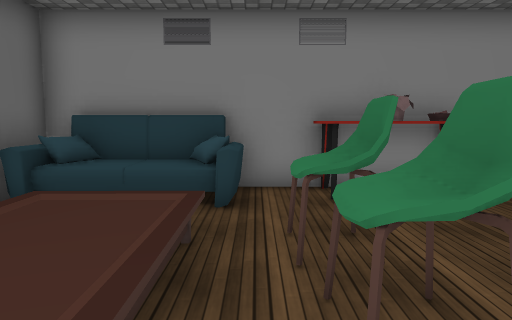
view 1 (above)

12 first-person views from a walk through a Unity game level. The camera is 1.4 m above the floor, tilts 6° down and sees 70° across. The floor is counted in squares, 1 m on a side. Each view is taken from the middle of a square. On the plan, view 1 faces up. The plan holds only what a view shows up to about 16 squares ahead; the rest is blank. Some animated figures are not drawn. Door leaves are left out, so doorways stand open. Some surface patterns are stand-ins.

view 2
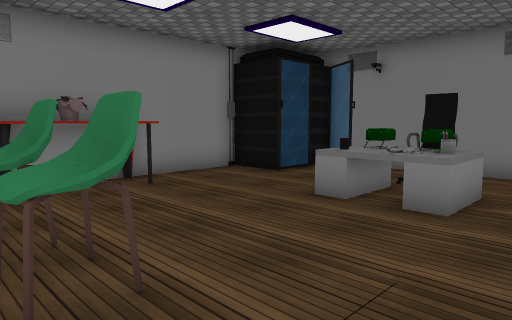

view 3
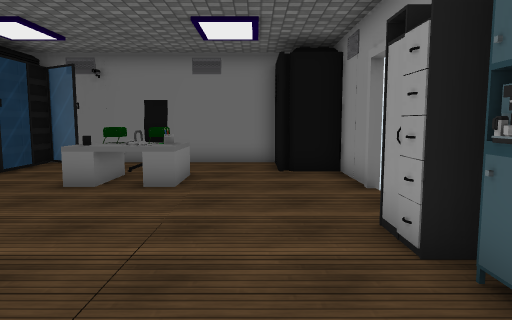

view 4
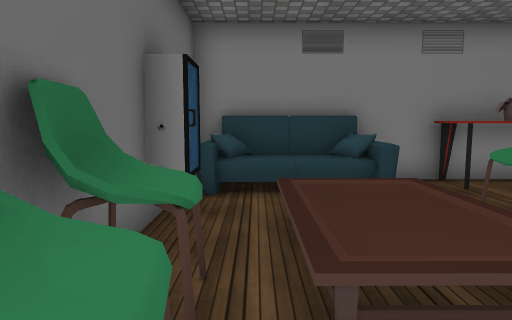

view 5
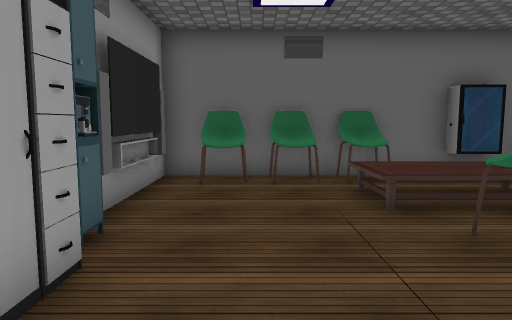

view 6
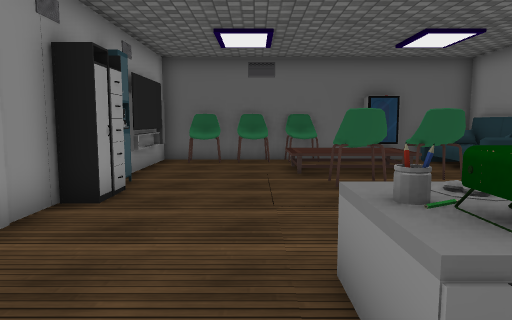

view 7
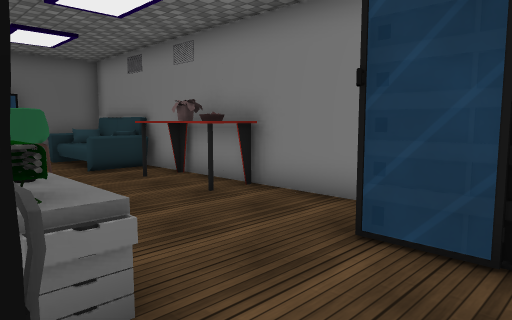

view 8
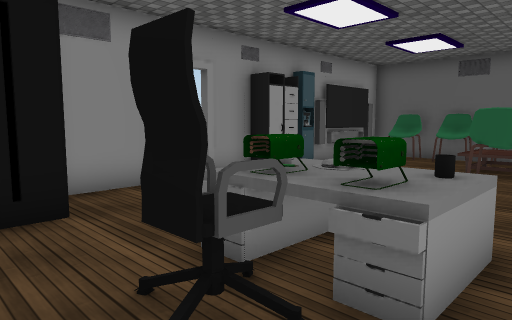

view 9
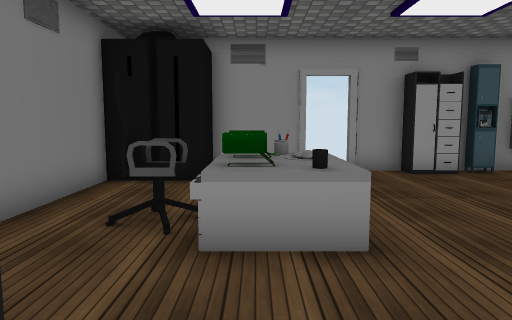

view 10
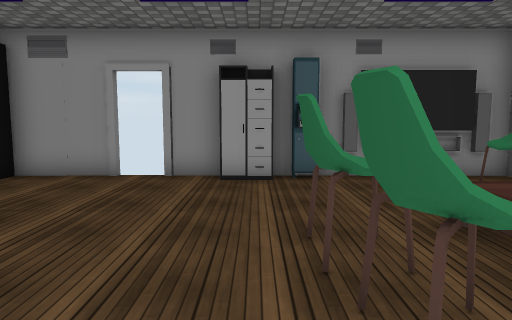

view 11
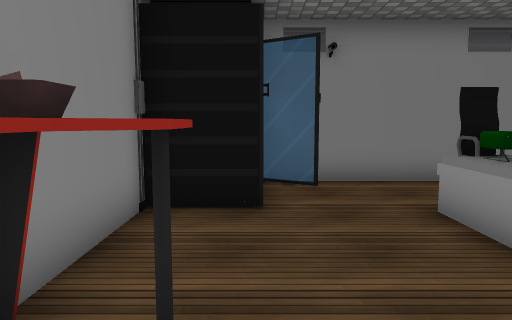

view 12
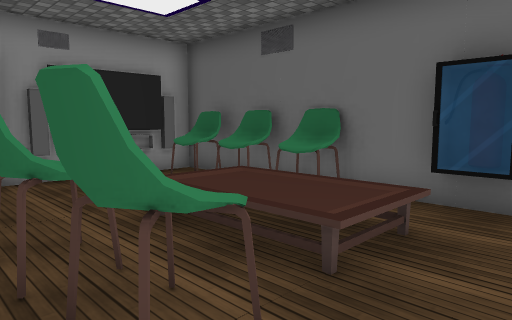

### Floor plan
Key: @ floor where view 1 was taken; # wall or solid block; . floor; D open door; = window, fence, low wall or low ledge; S sofa; T table; F flower; C chair; E server; K desk; L closet; M machine; O other object.
Columns run from 5 left of view 1 to 11 right of it. Each row starts with its distance up from view 1.
  8 ##############
  7 #SSSSSTFFT...##
  6 #SSSSS.......E=E#
  5 #O.............E#
  4 #OTTT.C.........#
  3 # TTT.C....KOK..#
  2 #CCTT.C....KOCC.#
  1 #CCTT......KO...#
  0 #CC..@..........#
 -1 #C..............#
 -2 #CC..........##E#
 -3 #####LML##D#.#
 -4    #######D###

Positions as (right, up) in squares from view 1, and headings:
1: (0, 0), facing up
2: (0, -1), facing up-right
3: (-2, -1), facing right
4: (-3, -1), facing up
5: (5, -1), facing left
6: (9, 0), facing left
7: (10, 2), facing up-left
8: (10, 4), facing down-left
9: (7, 7), facing down
10: (2, 6), facing down
11: (2, 6), facing right
12: (2, 6), facing down-left
